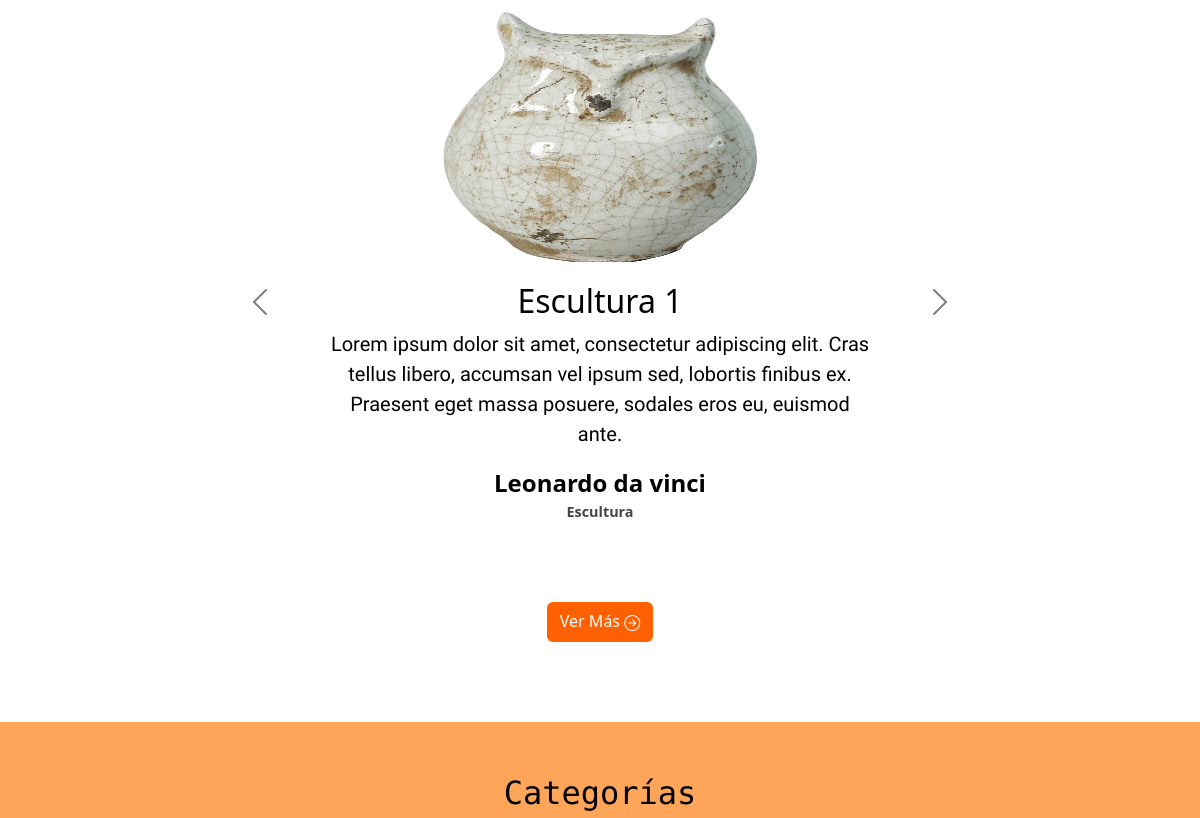
The app's page / (middle part), older data.
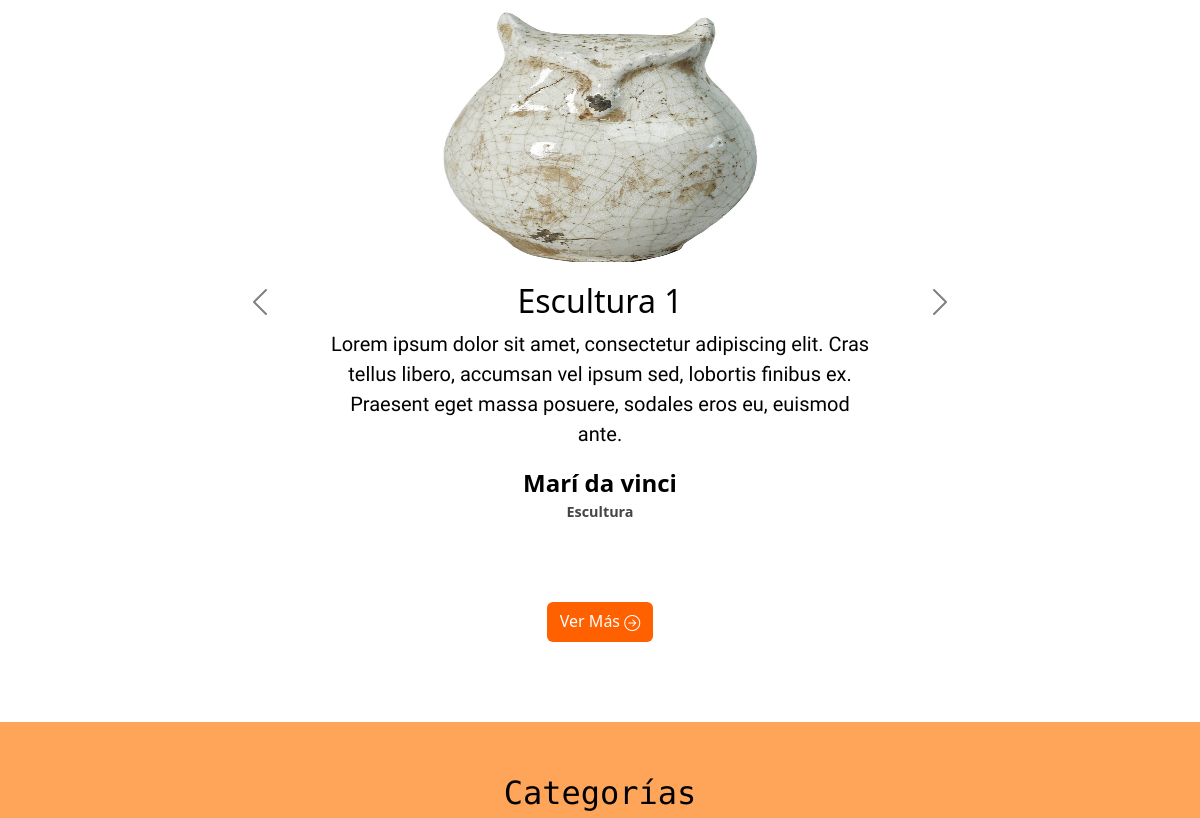
The same page, newer data.
### aplicacion/models.py (models this page shows, shortened)
class Obra(models.Model):
    titulo            = models.CharField(max_length=50)
    precio            = models.IntegerField()
    descripcion       = models.TextField()
    fecha_publicacion = models.DateField()
    imagen            = models.ImageField(upload_to="productos", null = True)
    url               = models.CharField(max_length=50, blank=True, null= True)
    categoria         = models.ForeignKey(Categoria, on_delete = models.PROTECT)
    artista           = models.ForeignKey(Artista, on_delete = models.PROTECT)

class Artista(models.Model):
  rut              = models.CharField(primary_key=True, max_length=10)
  nombre           = models.CharField(max_length=20)
  apellido_paterno = models.CharField(max_length=20)
  apellido_materno = models.CharField(max_length=20)
  fecha_nacimiento = models.DateField(blank=False, null=False)
  telefono         = models.CharField(max_length=20)
  email            = models.EmailField(unique=True, max_length=80, blank=True, null=True)
  direccion        = models.CharField(max_length=80, blank=True, null=True)
  activo           = models.BooleanField()
  def __str__(self):
    return str(self.nombre)+" "+str(self.apellido_paterno)

class Categoria(models.Model):
    nombre = models.CharField(max_length=50)
    def __str__(self):
        return self.nombre

### aplicacion/views.py (the view)
# urls.py: path('', views.index, name='index'),
def index(request):
    obras = Obra.objects.all()
    artistas = Artista.objects.all()
    data = {
        'obras' : obras,
        'artistas' : artistas
    }
    return render(request, 'app/index.html', data)

### aplicacion/context_processor.py (called while the page is built)
def total_carrito(request):
    total = 0
    cantidadTotal = 0
    if request.user.is_authenticated:
        if 'carrito' in request.session.keys():
            for key, value in request.session['carrito'].items():
                total += int(value['acumulado'])
                cantidadTotal += int(value['cantidad'])
    return {'total_carrito': total, 'cantidad_total': cantidadTotal}

### aplicacion/templates/app/index.html (shortened to what this page needs)
{% extends 'app/base.html' %}
{% load static %}
{% load humanize %}
{% block contenido %}
<section class="productos seccion-clara">
    <div id="productos-carrusel" class="carousel carousel-dark slide">
        <div class="carousel-inner">
            {% for p in obras %}
            <div class="carousel-item {% if forloop.first %}active{% endif %}">
                <div class="container">
                    <a href="{% url 'detalle_producto' p.id %}">
                        <img class="producto-imagen img-fluid" src="{{ p.imagen.url }}" alt="producto1">
                    </a>
                    <h2>{{ p.titulo | title }}</h2>
                    <p class="producto-texto">
                        Lorem ipsum dolor sit amet, consectetur adipiscing elit.
                        Cras tellus libero, accumsan vel ipsum sed, lobortis finibus ex.
                        Praesent eget massa posuere, sodales eros eu, euismod ante.
                    </p>
                    <div class="producto-info">
                        <p class="artista">{{ p.artista | capfirst }}</p>
                        <p class="categoria">{{ p.categoria | title }}</p>
                    </div>
                </div>
            </div>
            {% endfor %}
        </div>
        <button class="carousel-control-prev" type="button" data-bs-target="#productos-carrusel" data-bs-slide="prev">
            <span class="carousel-control-prev-icon" aria-hidden="true"></span>
        </button>
        <button class="carousel-control-next" type="button" data-bs-target="#productos-carrusel" data-bs-slide="next">
            <span class="carousel-control-next-icon" aria-hidden="true"></span>
        </button>
    </div>
    <a href="#categorias">
        <button type="button" class="btn ver-mas">
            Ver Más
            <i class="bi bi-arrow-right-circle"></i>
        </button>
    </a>
</section>
<section id="categorias" class="categorias seccion-clara-2">
    <h2 class="seccion-titulo">Categorías</h2>
</section>
{% endblock %}

Row changes from the older to the newer data that the page shows:
changed through a linked row, Obra "Escultura 1": artista "Leonardo da vinci" → "Marí da vinci"
